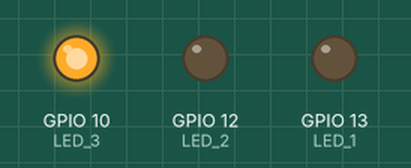
This sketch was run on a simulated ESP8266 (NodeMCU). On the bench: output pins drawn as LEDs (lit = HIGH). What the sketch prints to the serial monitor is not drawn.

Above: at 0.04 s.
At 0.39 s:
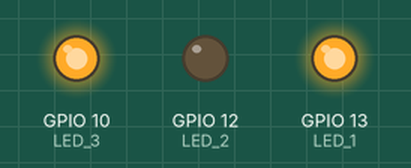
At 0.69 s:
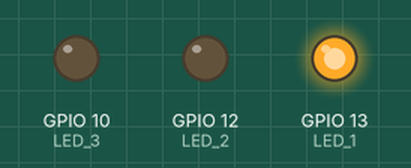
At 1.14 s:
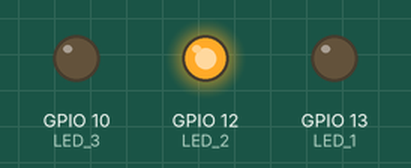
At 1.59 s:
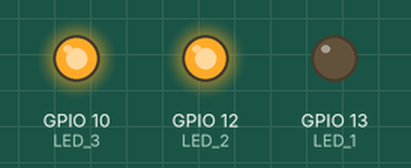
At 2.94 s:
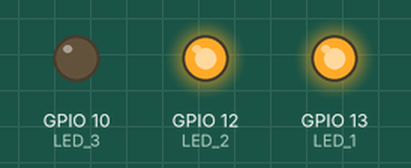
Timing chart, 0 to 3.2 s (numbered marks = the images above):
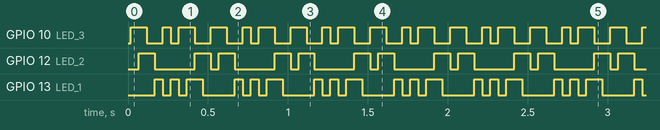

Measured:
- by itself, GPIO 10 (LED_3): alternates HIGH for 0.10 s and LOW for 0.10 s
- by itself, GPIO 12 (LED_2): repeats every 0.50 s: LOW 0.25 s, HIGH 0.10 s, LOW 0.05 s, HIGH 0.10 s
- by itself, GPIO 13 (LED_1): repeats every 0.50 s: LOW 0.05 s, HIGH 0.05 s, LOW 0.05 s, HIGH 0.10 s, LOW 0.20 s, HIGH 0.05 s

The sketch:

8266_Dev_Test.ino
```cpp
#include <ESP8266WiFi.h>        // Include the Wi-Fi library
const int LED_1 = 13;     //LED row 1
const int LED_2 = 12;     //LED row 2
const int LED_3 = 10;     //LED row 3
const char *ssid = "BadgePiratesAP_01"; // The name of the Wi-Fi network that will be created
const char *password = "thereisnospoon";   // The password required to connect to it, leave blank for an open network
const int dTime = 50;


void setup() {
  Serial.begin(74880);
  delay(10);

  Serial.println();


  WiFi.softAP(ssid, password);             // Start the access point
  Serial.print("Access Point \"");
  Serial.print(ssid);
  Serial.println("\" setup but not started");

  Serial.print("IP address:\t");
  Serial.println(WiFi.softAPIP());         // Send the IP address of the ESP8266 to the Monitor

  Serial.print("MAC:\t ");
  Serial.println(WiFi.macAddress());  // Send the MAC address of the ESP8266 to the Monitor
  Serial.println('\n');
  }

void loop()
{
    //turn on LED L1
  pinMode(LED_1, INPUT);      //row 1
  digitalWrite(LED_1, LOW);
  pinMode(LED_2, OUTPUT);     //row 2
  digitalWrite(LED_2, LOW);
  pinMode(LED_3, OUTPUT);     //row 3
  digitalWrite(LED_3, HIGH);

  delay(dTime);

    //turn on LED L2
  pinMode(LED_1, OUTPUT);     //row 1
  digitalWrite(LED_1, LOW);
  pinMode(LED_2, OUTPUT);     //row 2
  digitalWrite(LED_2, HIGH);
  pinMode(LED_3, INPUT);      //row 3
  digitalWrite(LED_3, LOW);

  delay(dTime);

  //turn on LED L3
  pinMode(LED_1, INPUT);     //row 1
  digitalWrite(LED_1, LOW);
  pinMode(LED_2, OUTPUT);    //row 2
  digitalWrite(LED_2, HIGH);
  pinMode(LED_3, OUTPUT);    //row 3
  digitalWrite(LED_3, LOW);

  delay(dTime);

   //turn on LED L4
  pinMode(LED_1, OUTPUT);     //row 1
  digitalWrite(LED_1, HIGH);
  pinMode(LED_2, OUTPUT);     //row 2
  digitalWrite(LED_2, LOW);
  pinMode(LED_3, INPUT);      //row 3
  digitalWrite(LED_3, LOW);

  delay(dTime);

  //turn on LED L5
  pinMode(LED_1, OUTPUT);    //row 1
  digitalWrite(LED_1, LOW);
  pinMode(LED_2, INPUT);     //row 2
  digitalWrite(LED_2, LOW);
  pinMode(LED_3, OUTPUT);    //row3
  digitalWrite(LED_3, HIGH);

  delay(dTime);

  //turn on LED L6
  pinMode(LED_1, OUTPUT);
  digitalWrite(LED_1, HIGH);
  pinMode(LED_2, INPUT);
  digitalWrite(LED_2, LOW);
  pinMode(LED_3, OUTPUT);
  digitalWrite(LED_3, LOW);

  delay(dTime);

    //turn on LED L5
  pinMode(LED_1, OUTPUT);    //row 1
  digitalWrite(LED_1, LOW);
  pinMode(LED_2, INPUT);     //row 2
  digitalWrite(LED_2, LOW);
  pinMode(LED_3, OUTPUT);    //row3
  digitalWrite(LED_3, HIGH);

  delay(dTime);

     //turn on LED L4
  pinMode(LED_1, OUTPUT);     //row 1
  digitalWrite(LED_1, HIGH);
  pinMode(LED_2, OUTPUT);     //row 2
  digitalWrite(LED_2, LOW);
  pinMode(LED_3, INPUT);      //row 3
  digitalWrite(LED_3, LOW);

  delay(dTime);
    //turn on LED L3
  pinMode(LED_1, INPUT);     //row 1
  digitalWrite(LED_1, LOW);
  pinMode(LED_2, OUTPUT);    //row 2
  digitalWrite(LED_2, HIGH);
  pinMode(LED_3, OUTPUT);    //row 3
  digitalWrite(LED_3, LOW);

  delay(dTime);

      //turn on LED L2
  pinMode(LED_1, OUTPUT);     //row 1
  digitalWrite(LED_1, LOW);
  pinMode(LED_2, OUTPUT);     //row 2
  digitalWrite(LED_2, HIGH);
  pinMode(LED_3, INPUT);      //row 3
  digitalWrite(LED_3, LOW);

  delay(dTime);
      //turn on LED L1
  pinMode(LED_1, INPUT);      //row 1
  digitalWrite(LED_1, LOW);
  pinMode(LED_2, OUTPUT);     //row 2
  digitalWrite(LED_2, LOW);
  pinMode(LED_3, OUTPUT);     //row 3
  digitalWrite(LED_3, HIGH);

}
```
